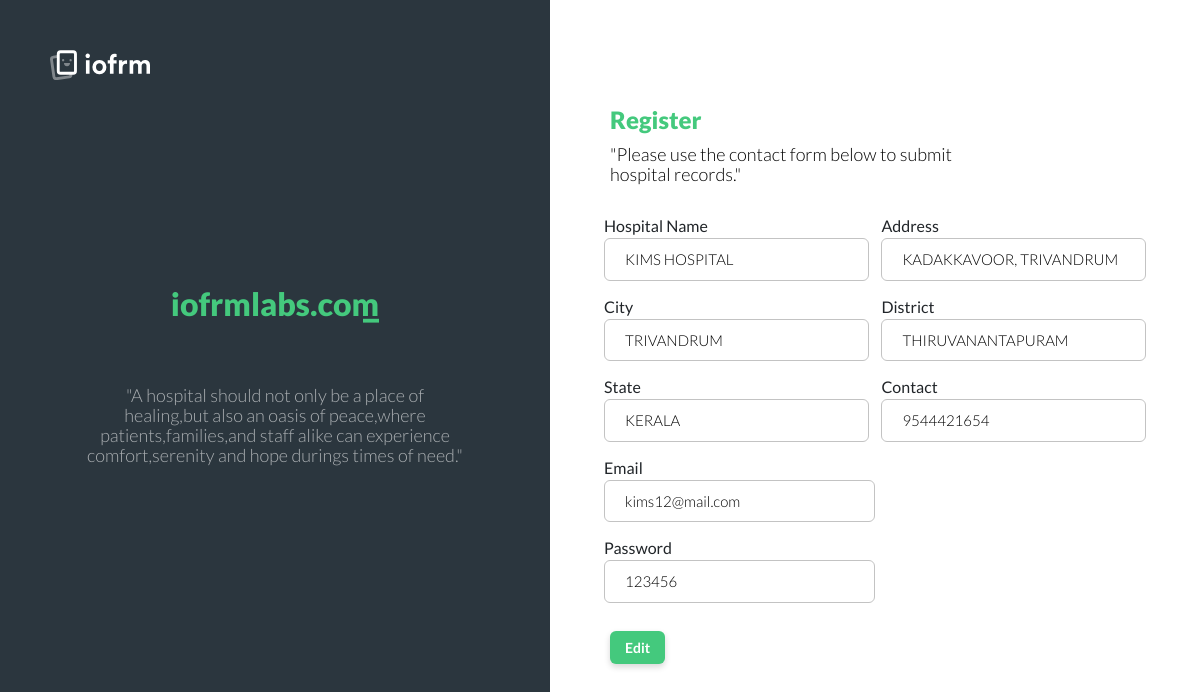
Screenshot of /hospprofedit (signed in) with the database file from the repository.
### imfapp/models.py (models this page shows)
class HospitalRegister(models.Model):
    hosp_name=models.CharField(max_length=255)
    hosp_address=models.CharField(max_length=255)
    hosp_city=models.CharField(max_length=100)
    hosp_district=models.CharField(max_length=100)
    hosp_state=models.CharField(max_length=100)
    hosp_contact=models.CharField(max_length=15)
    login_id=models.ForeignKey('Login',on_delete=models.CASCADE)

class Login(models.Model):
    email = models.EmailField()
    password = models.CharField(max_length=255)
    usertype=models.IntegerField(default=0,null=True)

### imfapp/views.py (the view)
# urls.py: path('hospprofedit',views.hospprofedit,name='hospprofedit'),
def hospprofedit(request):
    userid=request.session.get('hosp_id')
    login=get_object_or_404(Login,id=userid)
    hosp_data=get_object_or_404(HospitalRegister,login_id=userid)
    if request.method=='POST':
        form1=hosp_form(request.POST,instance=hosp_data)
        form2=login_form(request.POST,instance=login)
        if form1.is_valid() and form2.is_valid():
            form1.save()
            form2.save()
            return redirect('hosphome')
    else:
        form1=hosp_form(instance=hosp_data)
        form2=login_form(instance=login)
    return render(request,'hospprofedit.html',{'form':form1,'login':form2})

### imfapp/forms.py
class hosp_form(forms.ModelForm):
    class Meta:
        model=HospitalRegister
        fields=['hosp_name','hosp_address','hosp_city','hosp_district','hosp_state','hosp_contact']
        widget={
            'hosp_name':forms.TextInput(attrs={'class':'form-control'}),
            'hosp_address':forms.TextInput(attrs={'class':'form-control'}),
            'hosp_city':forms.TextInput(attrs={'class':'form-control'}),
            'hosp_district':forms.TextInput(attrs={'class':'form-control'}),
            'hosp_state':forms.TextInput(attrs={'class':'form-control'}),
            'hosp_contact':forms.TextInput(attrs={'class':'form-control'})
        }

class login_form(forms.ModelForm):
    class Meta:
        model=Login
        fields=['email','password']

### imfapp/templates/hospprofedit.html (shortened to what this page needs)
{% load static %}
<!DOCTYPE html>
<html lang="en">
<head>
    <link rel="stylesheet" type="text/css" href="{% static 'reg/css/bootstrap.min.css' %}">
    <link rel="stylesheet" type="text/css" href="{% static 'reg/css/fontawesome-all.min.css' %}">
    <link rel="stylesheet" type="text/css" href="{% static 'reg/css/iofrm-style.css' %}">
    <link rel="stylesheet" type="text/css" href="{% static 'reg/css/iofrm-theme30.css' %}">
</head>
<body>
    <div class="form-body on-top-mobile">
        <div class="website-logo">
            <a href="index.html">
                <div class="logo">
                </div>
            </a>
        </div>
        <div class="iofrm-layout">
            <div class="img-holder">
                <div class="bg"></div>
                <div class="info-holder simple-info">
                    <div class="mb-5">
                        <div class="type-animation">
                            <h2 class="mb-2 animated">iofrmlabs.com</h2>
                        </div>
                    </div>
                    <div><p>"A hospital should not only be a place of healing,but also an oasis of peace,where patients,families,and staff alike can experience comfort,serenity and hope durings times of need."</p></div>
                </div>
            </div>
            <div class="form-holder">
                <div class="form-content">
                    <div class="form-items">
                        <h3>Register </h3>
                        <p class="text-black">"Please use the contact form below to submit<br>hospital records."</p>
                        <form  method="POST" class="container-custom-padding">
                            <div class="row">
                                <div class="col-12 col-sm-6">Hospital Name
                                {{form.hosp_name}}
                                </div>
                                <div class="col-12 col-sm-6">Address
                                    {{form.hosp_address}}
                                </div>
                            </div>
                            <div class="row">
                                <div class="col-12 col-sm-6">City
                                    {{form.hosp_city}}
                                </div>
                                <div class="col-12 col-sm-6">District
                                    {{form.hosp_district}}
                                </div>
                            </div>
                            <div class="row">
                                <div class="col-12 col-sm-6">State
                                    {{form.hosp_state}}
                                </div>
                                <div class="col-12 col-sm-6">Contact
                                    {{form.hosp_contact}}
                                </div>
                            </div>
                            <div class="row">
                                <div class="col-12 col-sm-6">Email
                                    {{login.email}}
                                </div>
                            </div>
                            <div class="row">
                            <div class="col-12 col-sm-6">Password
                                {{login.password}}
                            </div>
                        </div>
                                <div class="col-12 col-sm-6">
                                    <div class="form-button text-right">
                                        <button type="submit" class="ibtn less-padding">Edit</button>
                                    </div>
                                </div>
                            </div>
                    </div>
                </div>
            </div>
        </div>
</body>
</html>

### imfapp/static/reg/css/iofrm-theme30.css (style rules this page uses)
body { background-color: #fff; }
.form-body { background-color: #fff; }
.website-logo { display: inline-block; top: 50px; left: 50px; right: initial; bottom: initial; }
.website-logo .logo { background-image: url("../images/logo-light.svg"); }
.img-holder { width: 550px; background-color: #2B363E; }
.img-holder .info-holder h2 { color: #44C97D; text-align: center; }
.img-holder .info-holder p { color: rgba(255, 255, 255, 0.6); text-align: center; }
.img-holder .bg { opacity: 1; background-image: none; }
.form-holder { margin-left: 550px; }
.form-content { background-color: #fff; }
.form-content .form-items { max-width: 600px; text-align: left; }
.form-content h3 { color: #44C97D; text-align: left; }
.form-content p { color: #44C97D; text-align: left; }
.form-content input, .form-content .dropdown-toggle.btn-default { padding: 9px 20px; border: 1px solid #C3C3C3; background-color: #fff; color: #000; border-radius: 6px; }
.form-content .form-button .ibtn { background-color: #44C97D; color: #fff; -webkit-box-shadow: 0 3px 6px rgba(0, 0, 0, 0.16); box-shadow: 0 3px 6px rgba(0, 0, 0, 0.16); border: 0; }
.type-animation > *:before { background-color: #44C97D; }
.type-animation > *:after { background-color: #2B363E; }

### rows the page displays
HospitalRegister: hosp_name "KIMS HOSPITAL", hosp_address "KADAKKAVOOR, TRIVANDRUM", hosp_city "TRIVANDRUM", hosp_district "THIRUVANANTAPURAM", hosp_state "KERALA", hosp_contact "9544421654"
Login: email "kims12@mail.com", password "123456"
